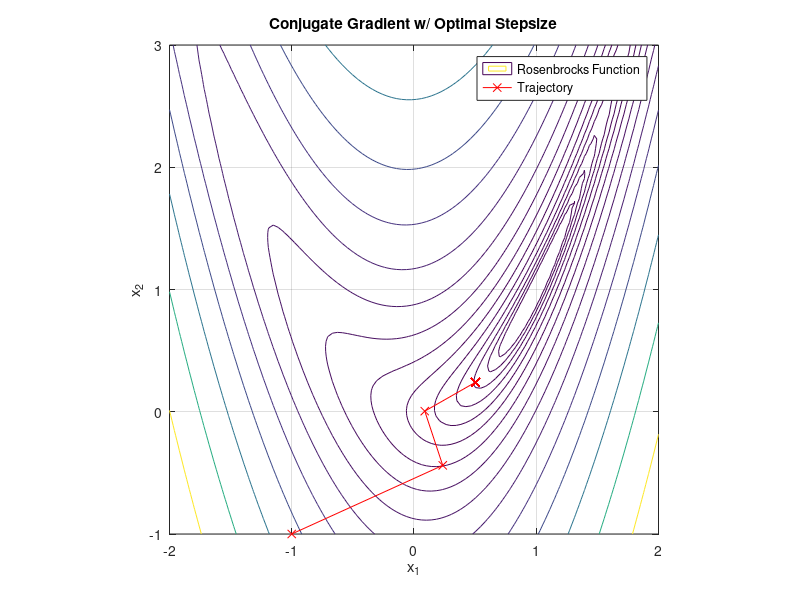

Here is the MATLAB script that generated this plot:
clc; clear; close all;

% Init
x0 = [-1; -1];
max_iter = 100;
tol = 1e-2;

%% Conjugate Gradient w/ Optimal Stepsize & Polak-Ribiere
function [traj, iter_count] = conjugate_gradient_optimal_stepsize(x0, max_iter, tol)
    x = x0;
    traj = x;
    grad = gradient(x);
    d = -grad;
    iter_count = 0;

    for k = 1:max_iter
        if norm(grad) < tol
            break;
        end
        alpha = golden_section_search(@rosenbrock, x, d, 0, 1, 1e-5);
        x = x + alpha * d;
        new_grad = gradient(x);
        beta = (new_grad' * (new_grad - grad)) / (grad' * grad);
        d = -new_grad + beta * d;
        grad = new_grad;
        traj = [traj, x];
        iter_count = iter_count + 1;
    end
end

% Objective function - Rosenbrock's function
function f = rosenbrock(x)
    a = 1;
    b = 5;
    f = (a - x(1))^2 + b * (x(2) - x(1)^2)^2;
end

% Gradient for Rosenbrock's function
function g = gradient(x)
    a = 1;
    b = 5;
    g = [-2 * (a - x(1)) - 4 * b * x(1) * (x(2) - x(1)^2);
         2 * b * (x(2) - x(1)^2)];
end

% Golden Section Search
function alpha = golden_section_search(f, x, d, a, b, tol)
    phi = (1 + sqrt(5)) / 2;
    resphi = 2 - phi;

    x1 = a + resphi * (b - a);
    x2 = b - resphi * (b - a);
    f1 = f(x + x1 * d);
    f2 = f(x + x2 * d);

    while abs(b - a) > tol
        if f1 < f2
            b = x2;
            x2 = x1;
            f2 = f1;
            x1 = a + resphi * (b - a);
            f1 = f(x + x1 * d);
        else
            a = x1;
            x1 = x2;
            f1 = f2;
            x2 = b - resphi * (b - a);
            f2 = f(x + x2 * d);
        end
    end

    alpha = (a + b) / 2;
end

%% Plotting
[X1, X2] = meshgrid(linspace(-2, 2, 100), linspace(-1, 3, 100));
F_X = arrayfun(@(x1, x2) rosenbrock([x1; x2]), X1, X2);
contour(X1, X2, F_X, logspace(-1, 3, 20), 'DisplayName', 'Rosenbrocks Function');
hold on; grid on; axis equal;
xlabel('x_1'); ylabel('x_2'); title('Conjugate Gradient w/ Optimal Stepsize');

[traj_conj_grad_optimal, iter_count] = conjugate_gradient_optimal_stepsize(x0, max_iter, tol);
plot(traj_conj_grad_optimal(1, :), traj_conj_grad_optimal(2, :), 'rx-', 'DisplayName', 'Trajectory');

legend;

%% Printing
fprintf('Optimization completed in %d iterations.\n', iter_count);
fprintf('Optimum: x = [%f, %f], f(x) = %f\n', traj_conj_grad_optimal(1, end), traj_conj_grad_optimal(2, end), rosenbrock(traj_conj_grad_optimal(:, end)));
